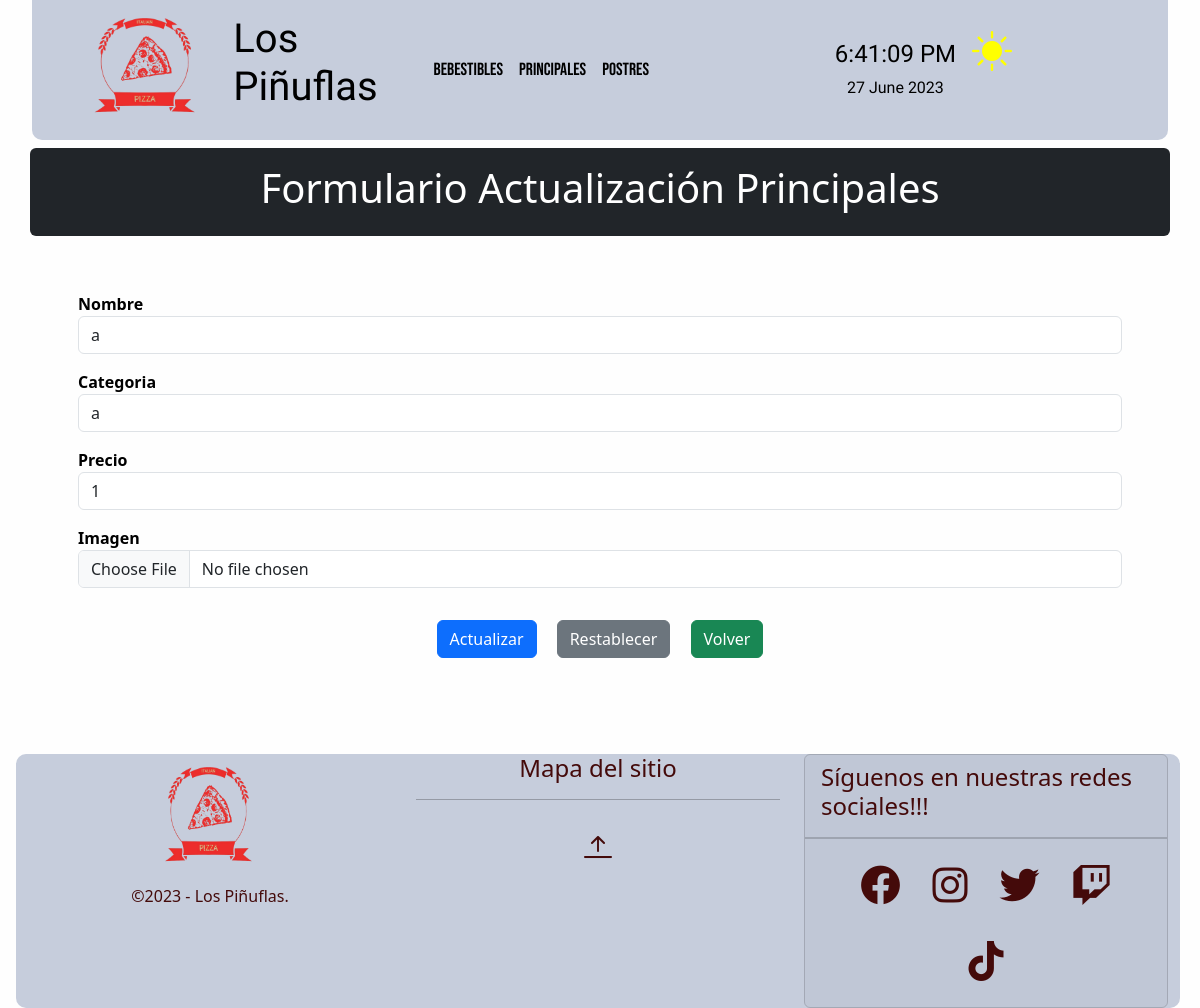
The page /crud/principales/edit/8 on the database as committed earlier.
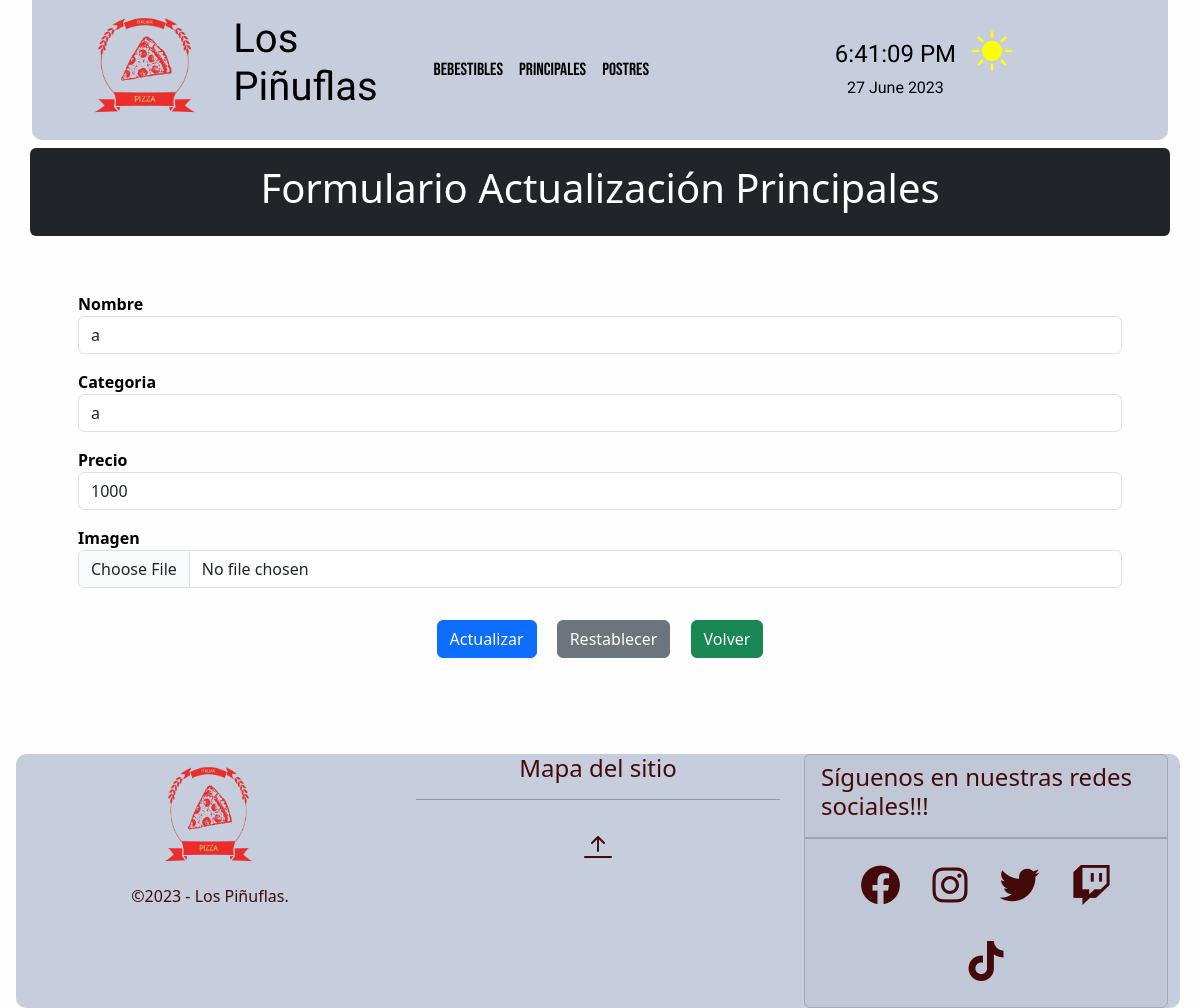
The same page on the database as committed later.
### crud/models.py (models this page shows, shortened)
class Principal(models.Model):
    nombre=models.CharField(max_length=15)
    categoria=models.CharField(max_length=15)
    precio=models.IntegerField()
    image = models.ImageField(verbose_name='Imagen',upload_to='media/principal',null=True,blank=True)
    class Meta:
        verbose_name = 'principal'
        verbose_name_plural = 'principales'
        ordering = ['categoria','nombre']

### crud/views.py (the view, shortened to what this page needs)
# urls.py: path('principales/edit/<str:principal_id>', principal_update, name="principal-edit"),
def principal_update(request,principal_id):
    try:
        principal = Principal.objects.get(id = principal_id)
        form = PrincipalForm(instance=principal)
        context = {'form':form}
        return render(request,'crud/principal-edit.html',context)
    except:
        return redirect(reverse('principales') + '?NO_EXISTS')

### crud/forms.py
class PrincipalForm(ModelForm):
    class Meta:
        model = Principal
        fields = [
            'nombre',
            'categoria',
            'precio',
            'image'
        ]
        labels = {
            'nombre' : 'Nombre',
            'categoria': 'Categoria',
            'precio': 'Precio',
            'image':'Imagen'
        }
        widgets = {
            'nombre':forms.TextInput(attrs={'class':'form-control'}),
            'categoria':forms.TextInput(attrs={'class':'form-control'}),
            'precio':forms.TextInput(attrs={'class':'form-control'}),
            'image':forms.FileInput(attrs={'class':'form-control'})
        }

### crud/templates/crud/principal-edit.html (shortened to what this page needs)
{% extends 'crud/base.html' %}
{% load static %}
{% block content %}
<div class="container my-2 py-3 bg-dark text-white text-center rounded">
    <h1>Formulario Actualización Principales</h1>
</div>
<div class="container my-2 p-5">
    <form action="" method="post" enctype="multipart/form-data">
        <div class="form-group mb-3">
            <label for="nombre" class="fw-bold">Nombre</label>
            <div class="input-group">
                {{form.nombre}}
            </div>
        </div>
        <div class="form-group mb-3">
            <label for="categoria" class="fw-bold">Categoria</label>
            <div class="input-group">
                {{form.categoria}}
            </div>
        </div>
        <div class="form-group mb-3">
            <label for="precio" class="fw-bold">Precio</label>
            <div class="input-group">
                {{form.precio}}
            </div>
        </div>
        <div class="form-group mb-3">
            <label for="image" class="fw-bold">Imagen</label>
            <div class="input-group">
                {{form.image}}
            </div>
        </div>
        <div class="text-center my-4">
            <input type="submit" class="btn btn-primary m-2" id="actualizar" value="Actualizar">
            <input type="reset" class="btn btn-secondary m-2" id="limpiar" value="Restablecer">
            <a class="btn btn-success m-2" href="{% url 'principales' %}">Volver</a>
        </div>
    </form>
</div>
{% endblock %}

Rows that differ between the two databases and show on the page:
changed Principal: precio "1" → "1000"
